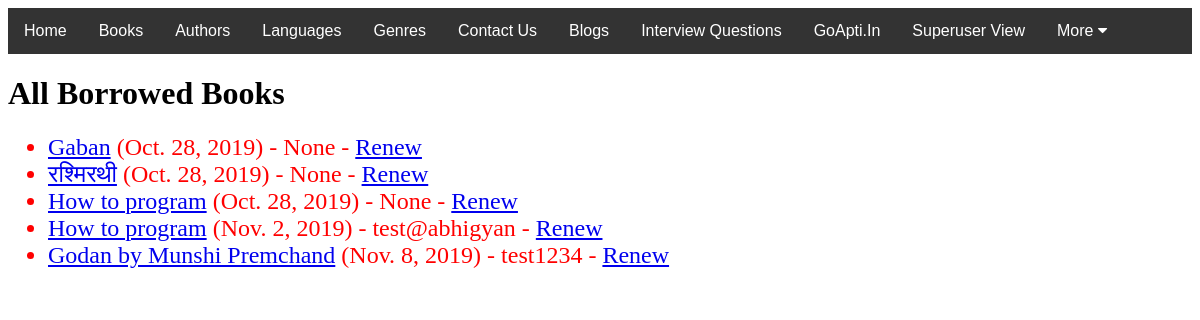
The app's page /catalog/borrowed/ (signed in), older data.
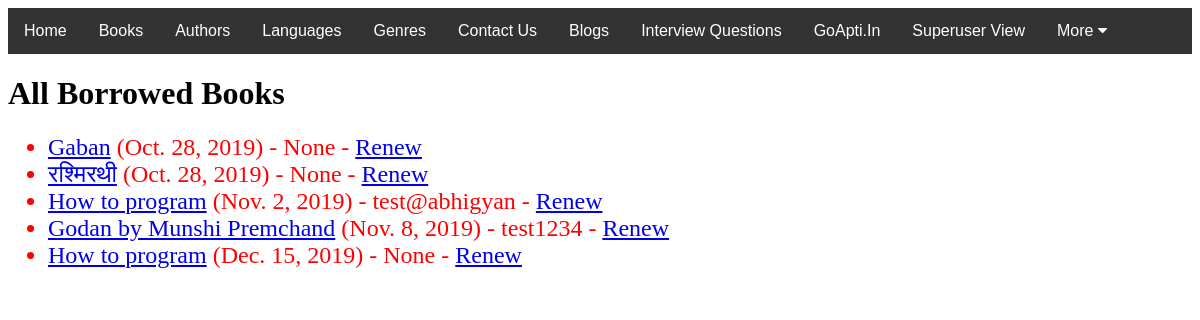
The same page, newer data.
### catalog/models.py (models this page shows, shortened)
class BookInstance(models.Model):
    id = models.UUIDField(primary_key=True, default=uuid.uuid4, help_text='Unique ID for this Book across whole Library')
    book = models.ForeignKey('Book', on_delete=models.SET_NULL, null=True)
    imprint = models.CharField(max_length=200)
    due_back = models.DateField(null=True, blank=True)
    borrower = models.ForeignKey(User, on_delete=models.SET_NULL, null= True, blank=True)
    @property
    def is_overdue(self):
        if self.due_back and date.today() > self.due_back:
            return True
        return False
    LOAN_STATUS = (
        ('m', 'Maintenance'),
        ('o', 'On Loan'),
        ('a', 'Available'),
        ('r','Reserved')
    )
    status = models.CharField(
        max_length=1,
        choices=LOAN_STATUS,
        blank=True,
        default='m',
        help_text='Book Availability',
    )
    class Meta:
        ordering = ['due_back']
        permissions = (("can_mark_returned", "Set book as returned"), )

class Book(models.Model):
    title = models.CharField(max_length=200)
    author = models.ForeignKey('Author', on_delete=models.SET_NULL, null=True)
    summary = models.TextField(max_length=1000, help_text='Enter a brief description os the book')
    isbn = models.CharField('ISBN',max_length=13,help_text='13 Character ISBN number. International Standard Book Number.')
    genre = models.ManyToManyField(Genre, help_text='Select a genre for this Boook')
    language = models.ForeignKey('Language', on_delete=models.SET_NULL, null=True)
    def display_genre(self):
        return ', '.join(genre.name for genre in self.genre.all()[:3])
    display_genre.short_description = 'Genre'

### catalog/views.py (the view)
# urls.py: path('borrowed/', views.LoanedBooksAllListView.as_view(), name='all-borrowed'),
class LoanedBooksAllListView(PermissionRequiredMixin, generic.ListView):
    model = BookInstance
    permission_required = 'catalog.can_mark_returned'
    template_name = 'catalog/bookinstance_list_borrowed_all.html'
    paginate_by = 10
    def get_queryset(self):
        return BookInstance.objects.filter(status__exact='o').order_by('due_back')

### catalog/templates/catalog/bookinstance_list_borrowed_all.html
{% extends "base_generic.html" %}
{% block content %}
    <h1>All Borrowed Books</h1>
    {% if bookinstance_list %}
    <ul>
      {% for bookinst in bookinstance_list %}
      <li style="color: red; font-size: 150%;" class="{% if bookinst.is_overdue %}text-danger{% endif %}">
        <a href="{% url 'book-detail' bookinst.book.pk %}">{{bookinst.book.title}}</a> ({{ bookinst.due_back }}) {% if user.is_staff %}- {{ bookinst.borrower }}{% endif %} {% if perms.catalog.can_mark_returned %}- <a href="{% url 'renew-book-librarian' bookinst.id %}">Renew</a> {% endif %}
      </li>
      {% endfor %}
    </ul>
    {% else %}
      <p>There are no books borrowed.</p>
    {% endif %}
{% endblock %}

Row changes from the older to the newer data that the page shows:
changed BookInstance: due_back "Oct. 28, 2019" → "Dec. 15, 2019"; moves down the list
